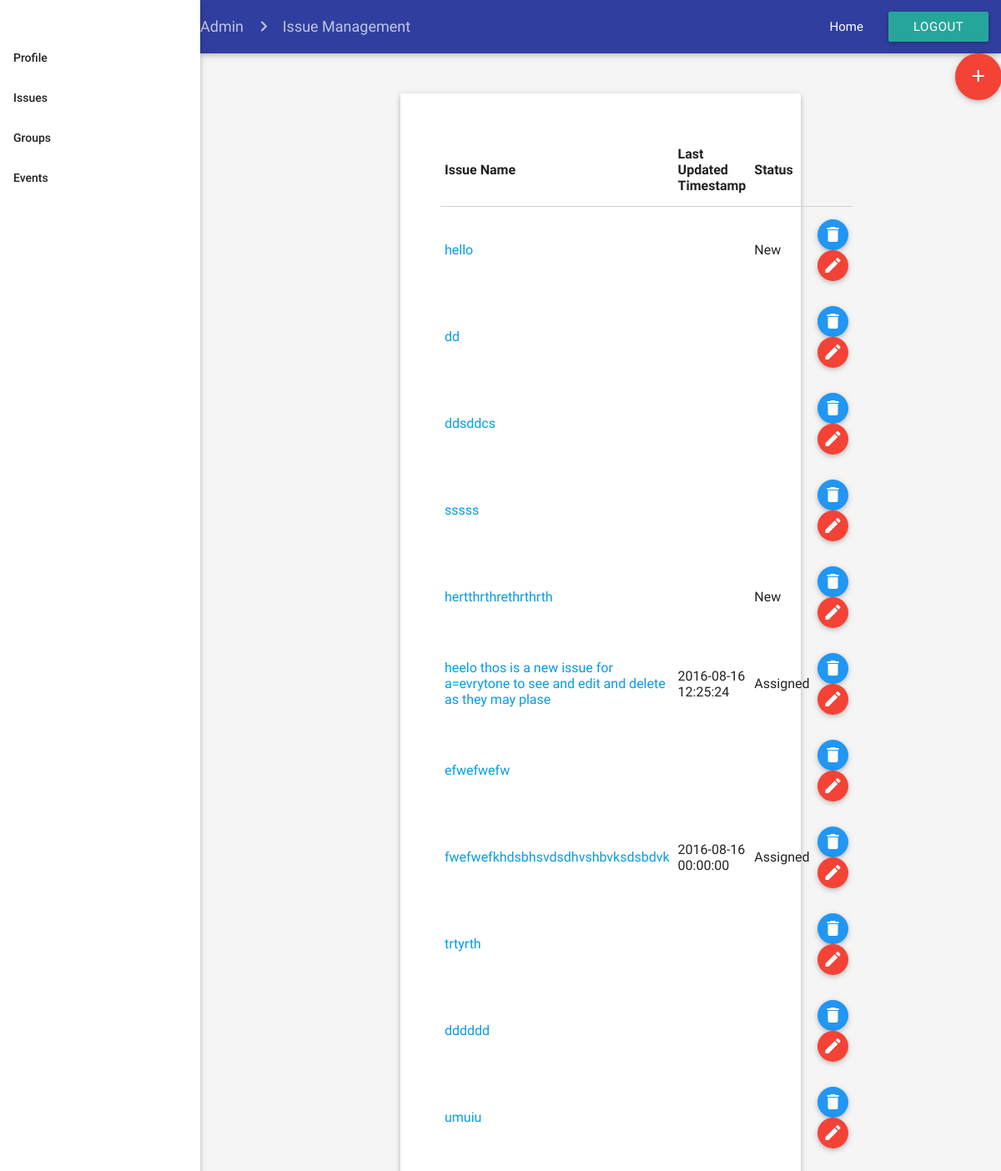
The page /html/admin/issueManagement_admin.php on the database its author committed.
### tables this page shows
CREATE TABLE `issues` (
  `Issues_ID` int(11) NOT NULL,
  `Summary` mediumtext NOT NULL,
  `Created_Timestamp` datetime DEFAULT NULL,
  `Last_Update_Timestamp` datetime DEFAULT NULL,
  `First_Response_Timestamp` datetime DEFAULT NULL,
  `Submitting_User` int(11) NOT NULL,
  `First_Response_User` varchar(255) DEFAULT NULL,
  `Completed_Timestamp` datetime DEFAULT NULL,
  `Assign_User` varchar(255) DEFAULT NULL,
  `Description` mediumtext,
  `Location` varchar(255) DEFAULT NULL,
  `Label` varchar(255) DEFAULT NULL,
  `Status` enum('New','Awaiting_User_Response','Assigned','In_Progress','Complete','Invalid') NOT NULL DEFAULT 'New',
  `Comment_ID` int(11) NOT NULL
);

### html/admin/issueManagement_admin.php (the view, shortened to what this page needs)
<html>
<head>
    <link type="text/css" rel="stylesheet" href="../../css/materialize.min.css" media="screen,projection" />
    <link type="text/css" rel="stylesheet" href="../../css/register.css" />
    <link type="text/css" rel="stylesheet" href="../../css/patron_home.css" />
</head>
<body class="grey lighten-4">
    <ul id="nav-mobile" class="side-nav fixed sideNav">
        <br>
        <br>
        <li class="bold"><a href="http://localhost/MIS347/html/admin/profile_admin.php" class="waves-effect waves-teal">Profile</a></li>
        <li class="bold"><a href="http://localhost/MIS347/html/admin/issueManagement_admin.php" class="waves-effect waves-teal">Issues</a></li>
        <li class="bold"><a href="http://localhost/MIS347/html/admin/groupManagement_admin.php" class="waves-effect waves-teal">Groups</a></li>
        <li class="bold"><a href="http://localhost/MIS347/html/admin/eventManagement_admin.php" class="waves-effect waves-teal">Events</a></li>
    </ul>
    <div class="mainContainer">
        <nav class="indigo darken-2 topNavBar">
            <div class="nav-wrapper">
                <div class="col s12">
                    <a href="#!" class="breadcrumb">Admin</a>
                    <a href="#!" class="breadcrumb">Issue Management</a>
                    <ul class="right hide-on-med-and-down">
                        <li><a href="dashboard_admin.html">Home</a></li>
                        <li><a class="waves-effect waves-light btn" href="../../php/logout.php">Logout</a></li>
                    </ul>
                </div>
            </div>
        </nav>
        <div id="fab_add">
            <a class="btn-floating btn-large waves-effect waves-light red right" id="fab_add" href="issueSubmit_admin.html"><i class="material-icons">add</i></a>
        </div>
        <div class="formContainer card">
            <form class="col s12 l12 m6">
                <table class="highlight responsive-table">
                    <thead>
                        <tr>
                            <th data-field="id">Issue Name</th>
                            <th data-field="name">Last Updated Timestamp</th>
                            <th data-field="price">Status</th>
                            <th data-field="action"></th>
                        </tr>
                    </thead>
                    <tbody>
                        <?php
						$conn = new mysqli(DB_HOST,DB_USER,DB_PASSWORD,'skecomplaints');
                            $sql = "SELECT * FROM issues";
                            $result = $conn->query($sql);
                            while($row = $result->fetch_assoc()){
                                $Issue_ID = $row["Issues_ID"];
                                $Last_Update_Timestamp = $row["Last_Update_Timestamp"];
                                $Status = $row["Status"];
                                $Summary = $row["Summary"];
                                echo '
								<tr id="E'.$Issue_ID.'">
									<form  id="edit_issues" action = "../../php/edit_issues.php" method = "post">
                                        <input name="Eissueid" type = "hidden" value = "'.$Issue_ID.'" />
                                    </form>
                                <tr id="D'.$Issue_ID.'">
                                   <form  id="issueDelete" action = "../../php/issueDelete.php" method = "post">
                                        <input name="Dissueid" type = "hidden" value = "'.$Issue_ID.'" />
                                    </form>
                                    <td><a href="issueDescription_admin.php?id='.$Issue_ID.'">'.$Summary.'</a></td>
                                    <td>'.$Last_Update_Timestamp.'</td>
                                    <td>'.$Status.'</td>
                                    <td>
                                        <button class="btn-floating modal-trigger btn-small waves-effect waves-light blue btn_delete" href="#deleteIssueModal"><i class="material-icons">delete</i></button>
                                        <button class="btn-floating modal-trigger btn-small waves-effect waves-light red btn_edit" href="#editIssueModal"><i class="material-icons">mode_edit</i></a>
                                    </td>
								</tr>
                                </tr>
                                ';
                            }
                        ?>
                    </tbody>
                </table>
            </form>
        </div>
    </div>
</body>
</html>

### css/patron_home.css (style rules this page uses)
@media only screen and (min-width: 993px) { .mainContainer { width: 80%; margin-left: 20%; } }
.sidenav { width: 20%; }
.formContainer { width: 50%; margin: 5% auto 0 auto; padding: 5%; }

### rows shown on the page
issues: Summary "hello", Status "New"
issues: Summary "dd"
issues: Summary "ddsddcs"
issues: Summary "sssss"
issues: Summary "hertthrthrethrthrth", Status "New"
issues: Summary "heelo thos is a new issue for a=evrytone to see and edit and delete as they may plase", Last_Update_Timestamp "2016-08-16 12:25:24", Status "Assigned"
issues: Summary "efwefwefw"
issues: Summary "fwefwefkhdsbhsvdsdhvshbvksdsbdvk", Last_Update_Timestamp "2016-08-16 00:00:00", Status "Assigned"
issues: Summary "trtyrth"
issues: Summary "dddddd"
issues: Summary "umuiu"
